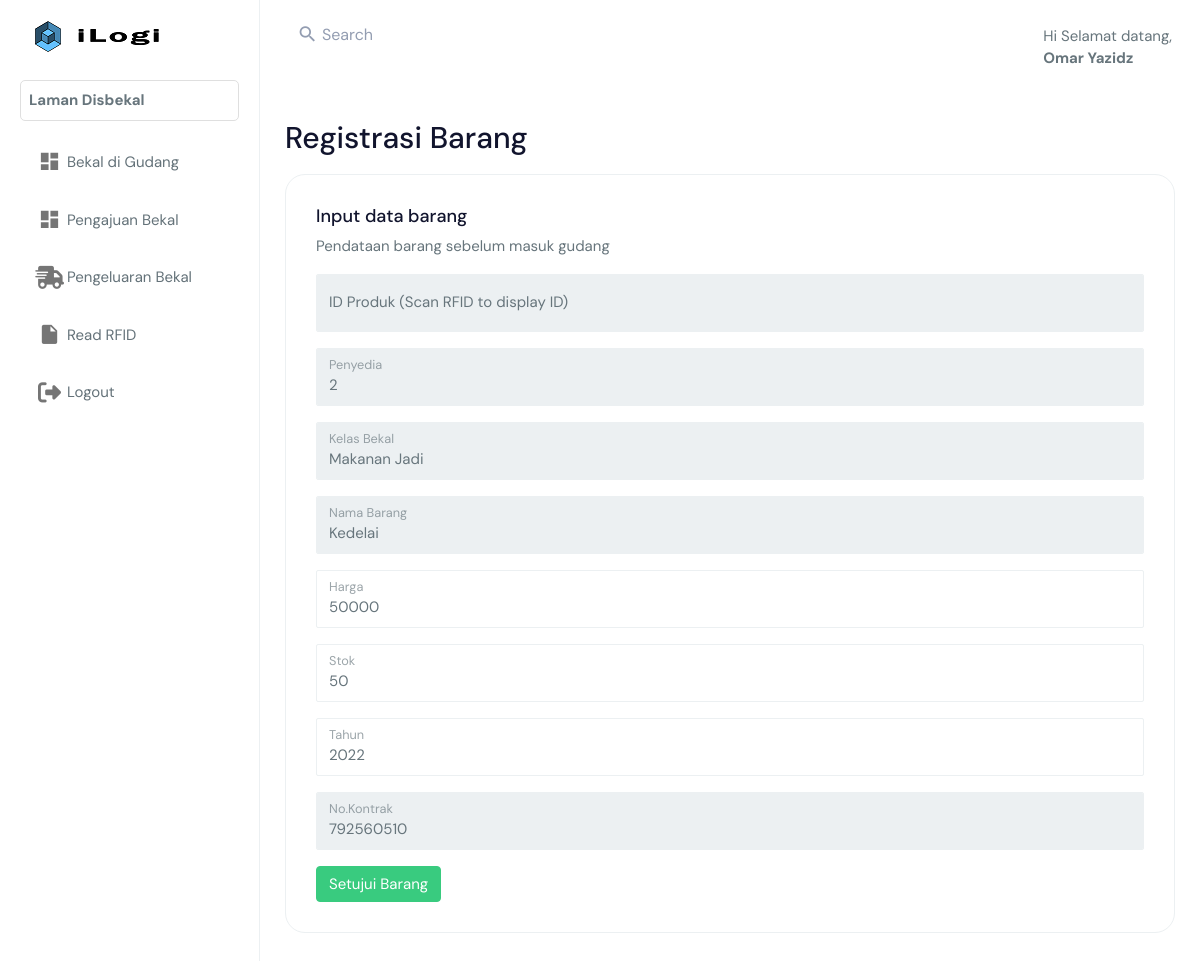
The app's page /index.php?page=disbekal/detail_persetujuan.php&id_request=85 (signed in) with its own data.
### tables this page shows
CREATE TABLE `pemasukan` (
  `id_request` int(11) NOT NULL,
  `id_barang` varchar(11) NOT NULL,
  `id_penyedia` int(11) NOT NULL,
  `nama_kelas` varchar(50) NOT NULL,
  `nama_gudang` varchar(50) NOT NULL,
  `nama_bekal` varchar(250) NOT NULL,
  `harga_bekal` int(11) NOT NULL,
  `jumlah_bekal` int(11) NOT NULL,
  `tahun_produksi` int(11) NOT NULL,
  `tgl_request` timestamp NOT NULL DEFAULT current_timestamp(),
  `no_kontrak` int(11) NOT NULL,
  `status` varchar(255) NOT NULL,
  `status_request` bit(1) NOT NULL
);

### disbekal/detail_persetujuan.php (the view, shortened to what this page needs)
<?php
    include 'database.php';
    $id_request = isset($_GET['id_request']) ? $_GET['id_request'] : false;
    if ($id_request){
        $sql_pemasukan = mysqli_query($koneksi, "SELECT * FROM pemasukan WHERE id_request = '".$_GET['id_request']."'");
        $row = mysqli_fetch_assoc($sql_pemasukan);
        $id_penyedia    = $row['id_penyedia'];
        $nama_bekal    = $row['nama_bekal'];
        $jumlah_bekal  = $row['jumlah_bekal'];
        $nama_kelas     = $row['nama_kelas'];
        $harga_bekal   = $row['harga_bekal'];
        $tahun_produksi = $row['tahun_produksi'];
        $no_kontrak     = $row['no_kontrak'];
    }
?>
<!DOCTYPE html><html lang="en">
<body>
            <h6>ID Request : <?php echo $id_request?></h6>
    <div class="page-wrapper">
        <div class="container-fluid">
            <div class="row">
                <div class="col-12">
                    <h1 text-align="center" style="margin:2% 0% 2% 0%">Registrasi Barang</h1>
                    <div class="card">
                        <div class="card-body">
                            <h4>Input data barang</h4>
                            <p>Pendataan barang sebelum masuk gudang</p>
                            <?php if($id_request):?>
                                <form class="" action="<?php echo BASE_URL."index.php?page=disbekal/insert_barang.php&id_request=$row[id_request]" ?>" method="POST">
                                        <div class="form-floating mb-3">
                                            <input name="id_barang" class="form-control" id="getUID" placeholder=" " readonly>
                                            <label for="getUID">ID Produk (Scan RFID to display ID)</label>
                                        </div>
                                    <div class="form-floating mb-3">
                                        <input type="number" name="id_penyedia" class="form-control" id="floatingInput" placeholder=" " required value = <?php echo $id_penyedia ?> readonly>
                                        <label for="floatingInput">Penyedia</label>
                                    </div>
                                    <div class="form-floating mb-3">
                                    <input name="kelas_bekal" class="form-control" id="floatingInput" placeholder=" " required value ="<?php echo $nama_kelas ?>" readonly>
                                        <label for="floatingInput">Kelas Bekal</label>
                                    </div>
                                    <div class="form-floating mb-3">
                                    <input name="nama_bekal" class="form-control" id="floatingInput" placeholder=" " required value = "<?php echo $nama_bekal ?>" readonly>
                                        <label for="floatingInput">Nama Barang</label>
                                    </div>
                                    <div class="form-floating mb-3">
                                        <input type="number" name="harga_bekal" class="form-control" id="harga_bekal" placeholder="floatingInput" placeholder=" " required value = <?php echo $harga_bekal ?>>
                                        <label for="floatingInput">Harga</label>
                                    </div>
                                    <div class="form-floating mb-3">
                                        <input type="number" name="jumlah_bekal" class="form-control" id="floatingInput" placeholder=" " required value = <?php echo $jumlah_bekal ?>>
                                        <label for="floatingInput">Stok</label>
                                    </div>
                                    <div class="form-floating mb-3">
                                        <input type="number" name="tahun_produksi" class="form-control" id="floatingInput" placeholder=" " required value = <?php echo $tahun_produksi ?>>
                                        <label for="floatingInput">Tahun</label>
                                    </div>
                                    <div class="form-floating mb-3">
                                        <input type="number" name="no_kontrak" class="form-control" id="floatingInput" placeholder=" " required value=<?php echo $no_kontrak; ?> readonly>
                                        <label for="floatingInput">No.Kontrak</label>
                                    </div>
                                    <input type="submit" name="submit" value="Setujui Barang" class="btn btn-success">
                                </form>
                            <?php endif; ?>
                        </div>
                    </div>
                </div>
            </div>
        </div>
    </div>
</body>
</html>

### records on screen
pemasukan: id_penyedia "2", kelas_bekal "Makanan Jadi", nama_bekal "Kedelai", harga_bekal "50000", jumlah_bekal "50", tahun_produksi "2022", no_kontrak "792560510"

### other values on screen
$nama_admin "Omar Yazidz"
$role "Disbekal"
